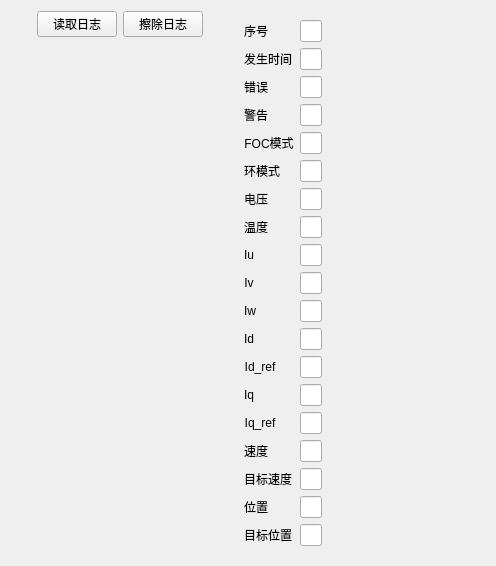
      <widget class="QWidget" name="log">
       <layout class="QHBoxLayout" name="horizontalLayout_14" stretch="1,1,1,2,6">
        <item>
         <spacer name="horizontalSpacer_14">
          <property name="orientation">
           <enum>Qt::Horizontal</enum>
          </property>
          <property name="sizeHint" stdset="0">
           <size>
            <width>40</width>
            <height>20</height>
           </size>
          </property>
         </spacer>
        </item>
        <item>
         <layout class="QVBoxLayout" name="verticalLayout_8" stretch="1,10">
          <item>
           <layout class="QHBoxLayout" name="horizontalLayout_13">
            <item>
             <widget class="QPushButton" name="log_read">
              <property name="text">
               <string>读取日志</string>
              </property>
             </widget>
            </item>
            <item>
             <widget class="QPushButton" name="log_erase">
              <property name="text">
               <string>擦除日志</string>
              </property>
             </widget>
            </item>
           </layout>
          </item>
          <item>
           <widget class="QWidget" name="widget" native="true"/>
          </item>
         </layout>
        </item>
        <item>
         <spacer name="horizontalSpacer_13">
          <property name="orientation">
           <enum>Qt::Horizontal</enum>
          </property>
          <property name="sizeHint" stdset="0">
           <size>
            <width>40</width>
            <height>20</height>
           </size>
          </property>
         </spacer>
        </item>
        <item>
         <widget class="QWidget" name="widget_8" native="true">
          <layout class="QFormLayout" name="formLayout">
           <item row="0" column="0">
            <widget class="QLabel" name="label_13">
             <property name="text">
              <string>序号</string>
             </property>
             <property name="alignment">
              <set>Qt::AlignCenter</set>
             </property>
            </widget>
           </item>
           <item row="0" column="1">
            <widget class="QLineEdit" name="num">
             <property name="readOnly">
              <bool>true</bool>
             </property>
            </widget>
           </item>
           <item row="1" column="0">
            <widget class="QLabel" name="label_14">
             <property name="text">
              <string>发生时间</string>
             </property>
             <property name="alignment">
              <set>Qt::AlignCenter</set>
             </property>
            </widget>
           </item>
           <item row="1" column="1">
            <widget class="QLineEdit" name="time">
             <property name="readOnly">
              <bool>true</bool>
             </property>
            </widget>
           </item>
           <item row="2" column="0">
            <widget class="QLabel" name="label_15">
             <property name="text">
              <string>错误</string>
             </property>
             <property name="alignment">
              <set>Qt::AlignCenter</set>
             </property>
            </widget>
           </item>
           <item row="2" column="1">
            <widget class="QLineEdit" name="log_error">
             <property name="readOnly">
              <bool>true</bool>
             </property>
            </widget>
           </item>
           <item row="3" column="0">
            <widget class="QLabel" name="label_18">
             <property name="text">
              <string>警告</string>
             </property>
             <property name="alignment">
              <set>Qt::AlignCenter</set>
             </property>
            </widget>
           </item>
           <item row="3" column="1">
            <widget class="QLineEdit" name="log_warning">
             <property name="readOnly">
              <bool>true</bool>
             </property>
            </widget>
           </item>
           <item row="4" column="0">
            <widget class="QLabel" name="label_20">
             <property name="text">
              <string>FOC模式</string>
             </property>
             <property name="alignment">
              <set>Qt::AlignCenter</set>
             </property>
            </widget>
           </item>
           <item row="4" column="1">
            <widget class="QLineEdit" name="log_FOCmode">
             <property name="readOnly">
              <bool>true</bool>
             </property>
            </widget>
           </item>
           <item row="5" column="0">
            <widget class="QLabel" name="label_22">
             <property name="text">
              <string>环模式</string>
             </property>
             <property name="alignment">
              <set>Qt::AlignCenter</set>
             </property>
            </widget>
           </item>
           <item row="5" column="1">
            <widget class="QLineEdit" name="log_loopmode">
             <property name="readOnly">
              <bool>true</bool>
             </property>
            </widget>
           </item>
           <item row="6" column="0">
            <widget class="QLabel" name="label_23">
             <property name="text">
              <string>电压</string>
             </property>
             <property name="alignment">
              <set>Qt::AlignCenter</set>
             </property>
            </widget>
           </item>
           <item row="6" column="1">
            <widget class="QLineEdit" name="voltage">
             <property name="readOnly">
              <bool>true</bool>
             </property>
            </widget>
           </item>
           <item row="7" column="0">
            <widget class="QLabel" name="label_25">
             <property name="text">
              <string>温度</string>
             </property>
             <property name="alignment">
              <set>Qt::AlignCenter</set>
             </property>
            </widget>
           </item>
           <item row="7" column="1">
            <widget class="QLineEdit" name="temperature">
             <property name="readOnly">
              <bool>true</bool>
             </property>
            </widget>
           </item>
           <item row="8" column="0">
            <widget class="QLabel" name="label_24">
             <property name="text">
              <string>Iu</string>
             </property>
             <property name="alignment">
              <set>Qt::AlignCenter</set>
             </property>
            </widget>
           </item>
           <item row="8" column="1">
            <widget class="QLineEdit" name="iu">
             <property name="readOnly">
              <bool>true</bool>
             </property>
            </widget>
           </item>
           <item row="9" column="0">
            <widget class="QLabel" name="label_21">
             <property name="text">
              <string>Iv</string>
             </property>
             <property name="alignment">
              <set>Qt::AlignCenter</set>
             </property>
            </widget>
           </item>
           <item row="9" column="1">
            <widget class="QLineEdit" name="iv">
             <property name="readOnly">
              <bool>true</bool>
             </property>
            </widget>
           </item>
           <item row="10" column="0">
            <widget class="QLabel" name="label_19">
             <property name="text">
              <string>Iw</string>
             </property>
             <property name="alignment">
              <set>Qt::AlignCenter</set>
             </property>
            </widget>
           </item>
           <item row="10" column="1">
            <widget class="QLineEdit" name="iw">
             <property name="readOnly">
              <bool>true</bool>
             </property>
            </widget>
           </item>
           <item row="11" column="0">
            <widget class="QLabel" name="label_17">
             <property name="text">
              <string>Id</string>
             </property>
             <property name="alignment">
              <set>Qt::AlignCenter</set>
             </property>
            </widget>
           </item>
           <item row="11" column="1">
            <widget class="QLineEdit" name="id">
             <property name="readOnly">
              <bool>true</bool>
             </property>
            </widget>
           </item>
           <item row="12" column="0">
            <widget class="QLabel" name="label_26">
             <property name="text">
              <string>Id_ref</string>
             </property>
             <property name="alignment">
              <set>Qt::AlignCenter</set>
             </property>
            </widget>
           </item>
           <item row="12" column="1">
            <widget class="QLineEdit" name="id_ref">
             <property name="readOnly">
              <bool>true</bool>
             </property>
            </widget>
           </item>
           <item row="13" column="0">
            <widget class="QLabel" name="label_35">
             <property name="text">
              <string>Iq</string>
             </property>
             <property name="alignment">
              <set>Qt::AlignCenter</set>
             </property>
            </widget>
           </item>
           <item row="13" column="1">
            <widget class="QLineEdit" name="iq">
             <property name="readOnly">
              <bool>true</bool>
             </property>
            </widget>
           </item>
           <item row="14" column="0">
            <widget class="QLabel" name="label_37">
             <property name="text">
              <string>Iq_ref</string>
             </property>
             <property name="alignment">
              <set>Qt::AlignCenter</set>
             </property>
            </widget>
           </item>
           <item row="14" column="1">
            <widget class="QLineEdit" name="iq_ref">
             <property name="readOnly">
              <bool>true</bool>
             </property>
            </widget>
           </item>
           <item row="15" column="0">
            <widget class="QLabel" name="label_36">
             <property name="text">
              <string>速度</string>
             </property>
             <property name="alignment">
              <set>Qt::AlignCenter</set>
             </property>
            </widget>
           </item>
           <item row="15" column="1">
            <widget class="QLineEdit" name="speed">
             <property name="readOnly">
              <bool>true</bool>
             </property>
            </widget>
           </item>
           <item row="16" column="0">
            <widget class="QLabel" name="label_34">
             <property name="text">
              <string>目标速度</string>
             </property>
             <property name="alignment">
              <set>Qt::AlignCenter</set>
             </property>
            </widget>
           </item>
           <item row="16" column="1">
            <widget class="QLineEdit" name="speed_ref">
             <property name="readOnly">
              <bool>true</bool>
             </property>
            </widget>
           </item>
           <item row="17" column="0">
            <widget class="QLabel" name="label_33">
             <property name="text">
              <string>位置</string>
             </property>
             <property name="alignment">
              <set>Qt::AlignCenter</set>
             </property>
            </widget>
           </item>
           <item row="17" column="1">
            <widget class="QLineEdit" name="postion">
             <property name="readOnly">
              <bool>true</bool>
             </property>
            </widget>
           </item>
           <item row="18" column="0">
            <widget class="QLabel" name="label_29">
             <property name="text">
              <string>目标位置</string>
             </property>
             <property name="alignment">
              <set>Qt::AlignCenter</set>
             </property>
            </widget>
           </item>
           <item row="18" column="1">
            <widget class="QLineEdit" name="pos_ref">
             <property name="readOnly">
              <bool>true</bool>
             </property>
            </widget>
           </item>
          </layout>
         </widget>
        </item>
        <item>
         <spacer name="horizontalSpacer_12">
          <property name="orientation">
           <enum>Qt::Horizontal</enum>
          </property>
          <property name="sizeHint" stdset="0">
           <size>
            <width>40</width>
            <height>20</height>
           </size>
          </property>
         </spacer>
        </item>
       </layout>
      </widget>
